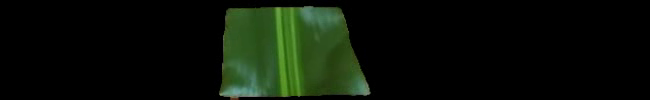
#> input picture frame 57 of TestImages/leaf_output.mp4, 650 x 100 px
$ python DisplacementTracker.py
#> lines starting #> are read from the running program, lines starting #| are printed output that depends on the picture
import cv2
import numpy as np

class DisplacementTracker:
    def __init__(self, move_threshold, frame_select=5, frame_refresh=10):
#> in process_video, frame is the input picture: shape (100, 650, 3); mean B, G, R 7.2, 17.1, 10
        self.move_threshold = move_threshold
        self.frame_select = frame_select
        self.frame_refresh = frame_refresh

        self.prev_y_positions = None # Store previous y positions of features
        self.prev_gray = None  # Store previous grayscale frame
        self.features = None    # Store detected features
        self.saved_frames = 0   # Count saved segments
        self.frame_count = 0    # Count frames before next refresh
        self.skipped_frames = 0  # Count the number of frames skipped
        self.move_tracker = 0   # The displacement of features

    def detect_features(self, frame):
        """ Detect strong features on the leaf using Shi-Tomasi corner detection. """
        gray = cv2.cvtColor(frame, cv2.COLOR_BGR2GRAY)
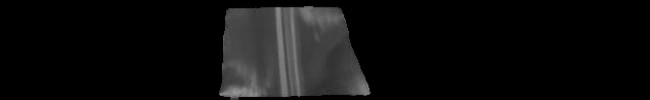
#> gray: shape (100, 650); min 0, max 147, mean 13.9
        self.features = cv2.goodFeaturesToTrack(gray, maxCorners=100, qualityLevel=0.4, minDistance=7)
#> self.features = [[220, 94], [369, 93]]
        if self.features is not None:
            self.prev_y_positions = self.features[:, 0, 1]  # Store initial Y-coordinates
#> self.prev_y_positions = [94, 93]
        self.prev_gray = gray  # Store first frame

    def track_features(self, frame, enter_threshold=25, exit_threshold=25):
        """ Track features using Optical Flow and detect when a new leaf segment is visible. """
        if self.prev_gray is None or self.features is None:
            print("Extracting Features!")
            self.detect_features(frame)

            return False

         # Check if the frame is completely black, and ignore it
        if np.all(frame == 0):
            print("⚠️ Black frame detected! Ignoring and not saving.")
            return False

        print(f"== Processing Frame {self.frame_count} ==")
        if self.frame_count % self.frame_select == 0:
            gray = cv2.cvtColor(frame, cv2.COLOR_BGR2GRAY)
            new_features, status, _ = cv2.calcOpticalFlowPyrLK(self.prev_gray, gray, self.features, None)

            if new_features is not None:
                # Get indices of valid features from optical flow
                valid_idx = np.where(status.flatten() == 1)[0]
                valid_features = new_features[valid_idx].reshape(-1, 2)
                valid_prev_y = self.prev_y_positions[valid_idx]  # Filter baseline using the same indices

                height, width, _ = frame.shape

                # Apply threshold filtering to both valid_features and valid_prev_y
                mask = (valid_features[:, 1] <= height - enter_threshold) & (valid_features[:, 1] >= exit_threshold)
                valid_features = valid_features[mask]
                valid_prev_y = valid_prev_y[mask]

                # Edge Case: if no valid features remain, re-detect features and reset move tracker
                if len(valid_features) == 0:
                    self.detect_features(frame)
                    self.skipped_frames += 1
                    self.move_tracker += self.move_tracker / self.frame_count
                    print(f"Avg Movement: {self.move_tracker / self.frame_count}")
                    print(f"No Valid Features! {self.skipped_frames}")
                    self.frame_count += 1
                    return False

                # Calculate cumulative vertical displacement using the filtered features
                displacement = np.abs(valid_features[:, 1] - valid_prev_y)
                avg_movement = np.mean(displacement)

                print(f"📏 Average Feature Movement: {avg_movement:.2f} pixels")
                self.move_tracker += avg_movement
                print(f'Move Tracker: {self.move_tracker}')
                print(f'Move Threshold: {self.move_threshold}')

                # New Segment Case: Displacement matches segment height, new segement detected
                if self.move_tracker >= (self.move_threshold * self.saved_frames):
                    print(f"🆕 New Leaf Segment Detected! Saving frame {self.saved_frames}...")
                    cv2.imwrite(f"LeafSegments/leaf_segment_{self.saved_frames}.png", frame)
                    self.saved_frames += 1
                    # Reset tracking
                    self.detect_features(frame)

                # No Segment Case: Displacement not reached, keep tracking
                else:
                    self.features = valid_features.reshape(-1, 1, 2)
                    self.prev_y_positions = self.features[:, 0, 1]

                # Visualization: Draw the features
                for feature in valid_features:
                    cv2.circle(frame, tuple(feature.astype(int)), 5, (0, 255, 0), -1)  # Green dots for valid features

                # Draw the exit threshold line
                cv2.line(frame, (0, int(height - enter_threshold)), (frame.shape[1], int(height - enter_threshold)), (255, 0, 0), 2)  # Blue line
                cv2.line(frame, (0, int(exit_threshold)), (frame.shape[1], int(exit_threshold)), (0, 0, 255), 2)  # Red line

            self.prev_gray = gray

            # Display the frame with features and threshold line
            cv2.imshow('Leaf Tracking', frame)
            cv2.waitKey(1)  # Add this line to update the display continuously

        # Increase frame counter and refresh features BEFORE computing displacement
        self.frame_count += 1
        if self.frame_count % self.frame_refresh == 0:
            print("🔄 Refreshing features before computing displacement.")
            self.detect_features(frame)

def process_video(video_path, output_path=None):
        """
        Processes a video frame by frame to detect and extract leaf area.
        If output_path is provided, saves the processed frames as a video.
        """
        # 1 5
        # 1 10
        distTracker = DisplacementTracker(100, frame_select = 1, frame_refresh=15)

        cap = cv2.VideoCapture(video_path)

        # Debug: Check if video opened
        if not cap.isOpened():
            print(f"Error: Could not open video {video_path}")
            return

        # Get video properties
        fps = int(cap.get(cv2.CAP_PROP_FPS))

        # Define the video writer if saving output
        if output_path:
            fourcc = cv2.VideoWriter_fourcc(*'mp4v')  # Codec for MP4 format
            out = cv2.VideoWriter(output_path, fourcc, fps, (frame_width, frame_height))

        frame_count = 0

        while cap.isOpened():
            ret, frame = cap.read()

            # Stop when the video ends
            if not ret:
                break

            distTracker.track_features(frame)
            #cv2.waitKey(0)
            #cv2.destroyAllWindows()

            # Press 'q' to stop early
            if cv2.waitKey(1) & 0xFF == ord('q'):
#> (key q is pressed here)
                break

        cap.release()
        if output_path:
            out.release()
        cv2.destroyAllWindows()


if __name__ == "__main__":

    video_path = "TestImages/leaf_output.mp4"

    process_video(video_path)

$ run again, starting later in the video
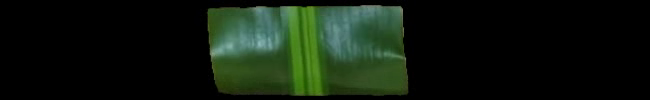
#> input picture frame 257 of TestImages/leaf_output.mp4, 650 x 100 px
#> in process_video, frame is the input picture: shape (100, 650, 3); mean B, G, R 14, 25.3, 15.3
#> in detect_features, `gray = cv2.cvtColor(frame, cv2.COLOR_BGR2GRAY)`:
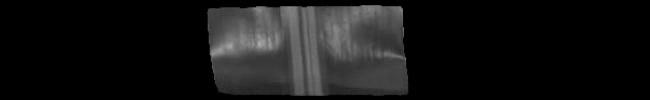
#> gray: shape (100, 650); min 0, max 173, mean 21
#> self.features = [[400, 6], [405, 58], [212, 56], [208, 9], [281, 7], [403, 28]]
#> self.prev_y_positions = [6, 58, 56, 9, 7, 28]

$ run again, starting later in the video
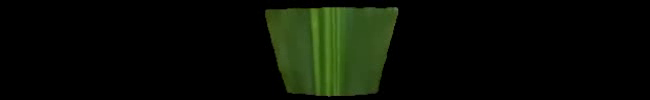
#> input picture frame 458 of TestImages/leaf_output.mp4, 650 x 100 px
#> in process_video, frame is the input picture: shape (100, 650, 3); mean B, G, R 4.5, 13.3, 8.6
#> in detect_features, `gray = cv2.cvtColor(frame, cv2.COLOR_BGR2GRAY)`:
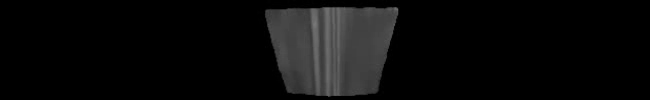
#> gray: shape (100, 650); min 0, max 120, mean 10.9
#> self.features = [[397, 8], [266, 10], [328, 95]]
#> self.prev_y_positions = [8, 10, 95]
